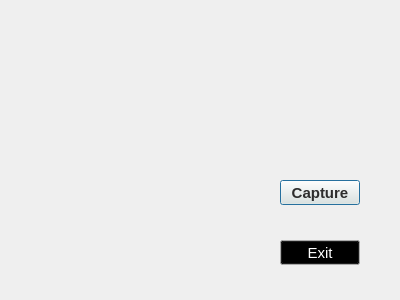
<?xml version="1.0" encoding="UTF-8"?>
<ui version="4.0">
 <class>PhotoDialog</class>
 <widget class="QDialog" name="PhotoDialog">
  <property name="geometry">
   <rect>
    <x>0</x>
    <y>0</y>
    <width>400</width>
    <height>300</height>
   </rect>
  </property>
  <property name="windowTitle">
   <string>Dialog</string>
  </property>
  <widget class="QPushButton" name="pcapture_BTN">
   <property name="geometry">
    <rect>
     <x>280</x>
     <y>180</y>
     <width>80</width>
     <height>25</height>
    </rect>
   </property>
   <property name="palette">
    <palette>
     <active>
      <colorrole role="Button">
       <brush brushstyle="SolidPattern">
        <color alpha="255">
         <red>239</red>
         <green>237</green>
         <blue>228</blue>
        </color>
       </brush>
      </colorrole>
      <colorrole role="ButtonText">
       <brush brushstyle="SolidPattern">
        <color alpha="255">
         <red>45</red>
         <green>45</green>
         <blue>45</blue>
        </color>
       </brush>
      </colorrole>
     </active>
     <inactive>
      <colorrole role="Button">
       <brush brushstyle="SolidPattern">
        <color alpha="255">
         <red>239</red>
         <green>237</green>
         <blue>228</blue>
        </color>
       </brush>
      </colorrole>
      <colorrole role="ButtonText">
       <brush brushstyle="SolidPattern">
        <color alpha="255">
         <red>45</red>
         <green>45</green>
         <blue>45</blue>
        </color>
       </brush>
      </colorrole>
     </inactive>
     <disabled>
      <colorrole role="Button">
       <brush brushstyle="SolidPattern">
        <color alpha="255">
         <red>239</red>
         <green>237</green>
         <blue>228</blue>
        </color>
       </brush>
      </colorrole>
      <colorrole role="ButtonText">
       <brush brushstyle="SolidPattern">
        <color alpha="255">
         <red>106</red>
         <green>104</green>
         <blue>100</blue>
        </color>
       </brush>
      </colorrole>
     </disabled>
    </palette>
   </property>
   <property name="font">
    <font>
     <pointsize>11</pointsize>
     <weight>75</weight>
     <bold>true</bold>
    </font>
   </property>
   <property name="cursor">
    <cursorShape>OpenHandCursor</cursorShape>
   </property>
   <property name="text">
    <string>Capture</string>
   </property>
  </widget>
  <widget class="QPushButton" name="_closeBTN">
   <property name="geometry">
    <rect>
     <x>280</x>
     <y>240</y>
     <width>80</width>
     <height>25</height>
    </rect>
   </property>
   <property name="minimumSize">
    <size>
     <width>80</width>
     <height>0</height>
    </size>
   </property>
   <property name="palette">
    <palette>
     <active>
      <colorrole role="WindowText">
       <brush brushstyle="SolidPattern">
        <color alpha="255">
         <red>0</red>
         <green>0</green>
         <blue>0</blue>
        </color>
       </brush>
      </colorrole>
      <colorrole role="Button">
       <brush brushstyle="SolidPattern">
        <color alpha="255">
         <red>0</red>
         <green>0</green>
         <blue>0</blue>
        </color>
       </brush>
      </colorrole>
      <colorrole role="ButtonText">
       <brush brushstyle="SolidPattern">
        <color alpha="255">
         <red>255</red>
         <green>255</green>
         <blue>255</blue>
        </color>
       </brush>
      </colorrole>
     </active>
     <inactive>
      <colorrole role="WindowText">
       <brush brushstyle="SolidPattern">
        <color alpha="255">
         <red>0</red>
         <green>0</green>
         <blue>0</blue>
        </color>
       </brush>
      </colorrole>
      <colorrole role="Button">
       <brush brushstyle="SolidPattern">
        <color alpha="255">
         <red>0</red>
         <green>0</green>
         <blue>0</blue>
        </color>
       </brush>
      </colorrole>
      <colorrole role="ButtonText">
       <brush brushstyle="SolidPattern">
        <color alpha="255">
         <red>255</red>
         <green>255</green>
         <blue>255</blue>
        </color>
       </brush>
      </colorrole>
     </inactive>
     <disabled>
      <colorrole role="WindowText">
       <brush brushstyle="SolidPattern">
        <color alpha="255">
         <red>106</red>
         <green>104</green>
         <blue>100</blue>
        </color>
       </brush>
      </colorrole>
      <colorrole role="Button">
       <brush brushstyle="SolidPattern">
        <color alpha="255">
         <red>0</red>
         <green>0</green>
         <blue>0</blue>
        </color>
       </brush>
      </colorrole>
      <colorrole role="ButtonText">
       <brush brushstyle="SolidPattern">
        <color alpha="255">
         <red>106</red>
         <green>104</green>
         <blue>100</blue>
        </color>
       </brush>
      </colorrole>
     </disabled>
    </palette>
   </property>
   <property name="font">
    <font>
     <pointsize>11</pointsize>
     <stylestrategy>PreferAntialias</stylestrategy>
     <kerning>true</kerning>
    </font>
   </property>
   <property name="styleSheet">
    <string notr="true"/>
   </property>
   <property name="text">
    <string>Exit</string>
   </property>
  </widget>
 </widget>
 <resources/>
 <connections/>
</ui>
